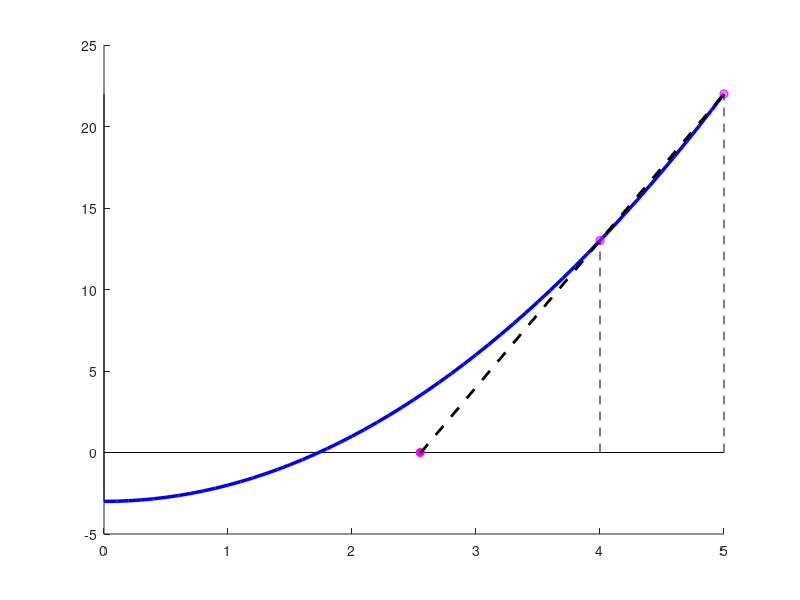

Here is the MATLAB script that generated this plot: (Note: this script raises an error after producing the figure.)
%Dibujo del metodo de la secante


f = @(x) x.^2 -3;

x=0:.1:5;

figure()
hold on
plot([0,0],[-3,22],'k')
plot([0 5],[0 0],'k')
plot(x,f(x),'b','LineWidth',2.5)

p0 =4;
p1 = 5;
scatter([p0,p1],[f(p0),f(p1)],'MarkerFaceColor','m','MarkerEdgeColor','m','MarkerFaceAlpha',.5)
scatter(2.55,0,'MarkerFaceColor','m','MarkerEdgeColor','m')
rec = @(x) 9*x-23;
plot([2.55,5],[rec(2.55) rec(5)],'--k','LineWidth',2)
plot([4 4],[0 f(4)],'--k')
plot([5 5],[0 f(5)],'--k')
c_annot = annotation('textbox','interpreter','latex','String','$x_1$','FitBoxToText','on');
c_annot.FontSize=15;

c_annot = annotation('textbox','interpreter','latex','String','$x_0$','FitBoxToText','on');
c_annot.FontSize=15;


c_annot = annotation('textbox','interpreter','latex','String','$x_2$','FitBoxToText','on');
c_annot.FontSize=15;

%%
